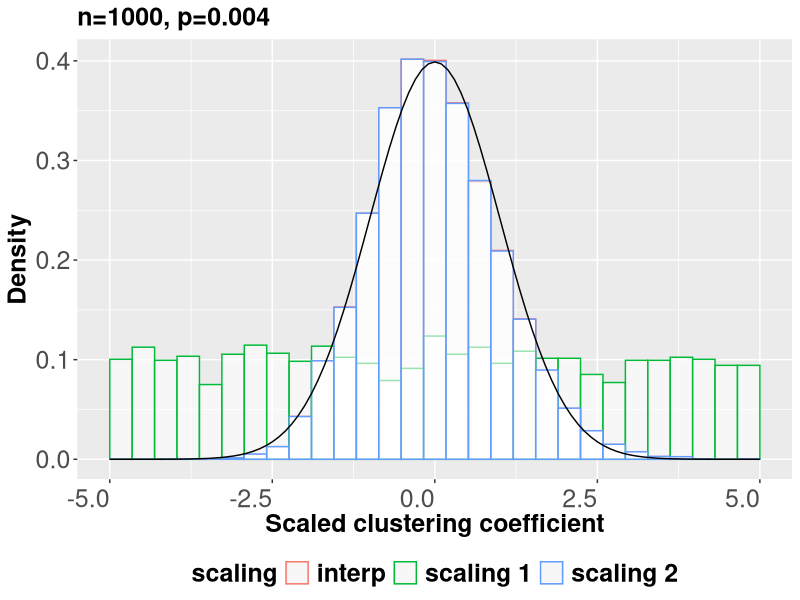
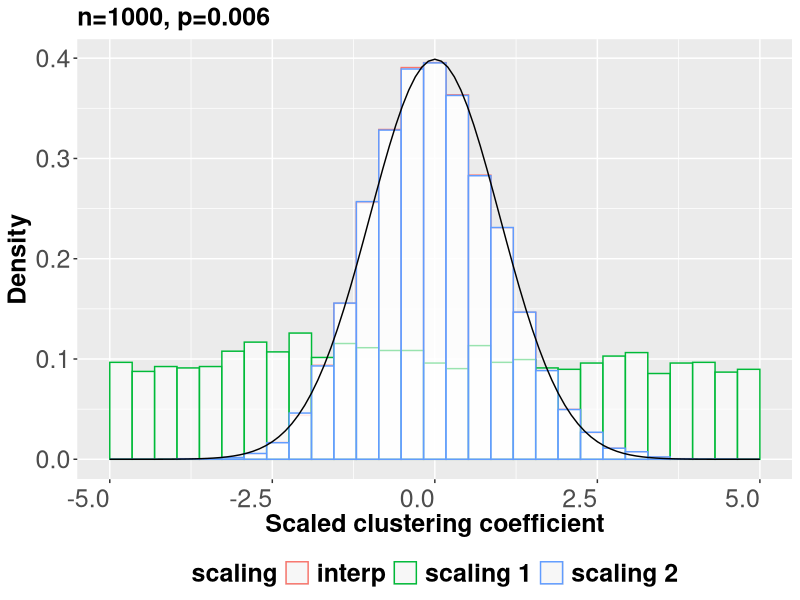
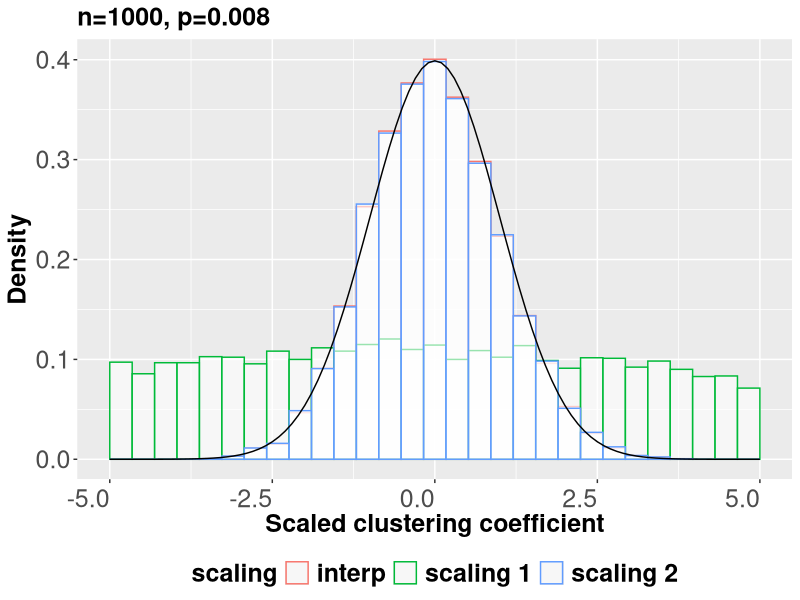
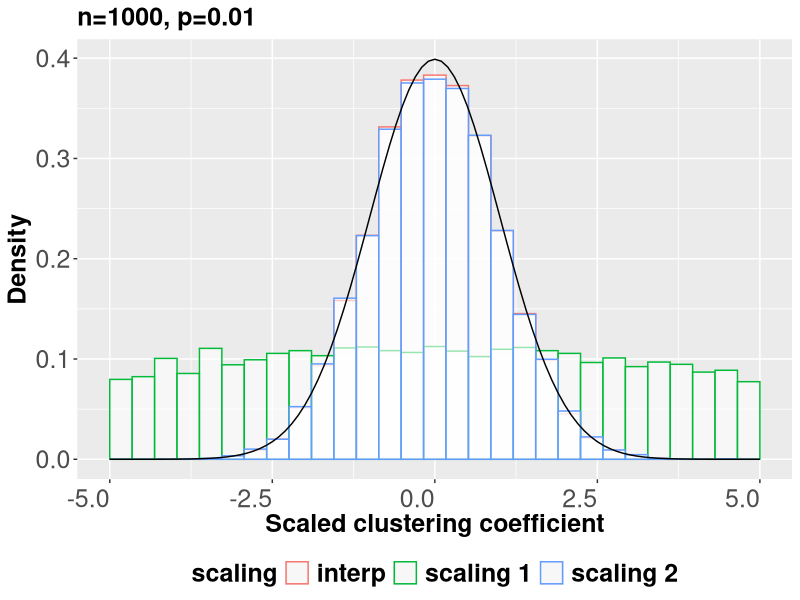

Reproduce these figures in R, in order. (Note: a time limit stopped this script after it produced the figures.)
library(igraph)
library(ggplot2)


setwd("/Users/paul.963/Library/CloudStorage/OneDrive-TheOhioStateUniversity/small world simulation/clustcoefdist1")
nodes=1000
probs=c(0.004, 0.006, 0.008, 0.01, 0.02, 0.04, 0.06, 0.10, 0.20)
#probs=0.2
b=10000


  for ( j in 1:9){
    tstar =  rep(NA,b)
    #lstar = rep(NA,b)
    #swstar = rep(NA,b)
    #tcount = rep(NA,b)
    n=nodes
    p=probs[j]
    for (iter in 1:b){
      Gstar = sample_gnp(n=n,p=p)
      tstar[iter] = transitivity(Gstar, type = "global")

    }
    myfile <- file.path(paste0("compare","n=",n, "p=",p*1000,".pdf"))
    sigma11 = 1+((1+p-2*p^2)/(3*p^2*(n-2)))
    sigma22 = 1 + (1-p)/(4*p*(n-2))
    sigma12 = 1 + (1-p)/(2*p*(n-2))
    SigmaC = 9*sigma11 -12*sigma12+4*sigma22
    
    Cstar = sqrt(n*(n-1)/(2*p*(1-p)))*(tstar - p)
    
    Cstar1 = sqrt(n^3*p/(6*(1+2*p)*(1-p)^2))*(tstar-p)
    Cstar2 = sqrt(n*(n-1)/(2*p*(1-p)*SigmaC))*(tstar - p)
    xsq = x=seq(-3.5,3.5,by=0.001)
    sqcdist = dnorm(x, mean=0,sd=1)
    #sqcdist = rlnorm(100000, meanlog = lmean, sdlog = sqrt(lvar))
    
    mydf = data.frame(Cvalue = c(Cstar, Cstar1, Cstar2), scaling = c(rep("scaling 1",b), rep("scaling 2",b), rep("interp", b)))
    
    #pdf(myfile)
    #par(cex=1.4)
    myplot = ggplot(data=mydf)+
      geom_histogram(mapping = aes(x=Cvalue, y=after_stat(density), color=scaling),fill="white", alpha=0.6, position="identity")+
      stat_function(fun = dnorm)+
      theme(legend.position="bottom",legend.title=element_text(size=18,face="bold"),legend.text=element_text(size=18,face="bold")) +
      theme(axis.text=element_text(size=18),
            axis.title=element_text(size=18,face="bold"),
            plot.title=element_text(size=18,face="bold"),
            axis.text.x = element_text(angle = 0, vjust = 0.5, hjust=1)) + 
      ggtitle(paste0("n=",n, ", ", "p=",p))+xlab("Scaled clustering coefficient")+ylab("Density")+
      xlim(-5,5)

   ggsave(myfile,plot=myplot)
  }
